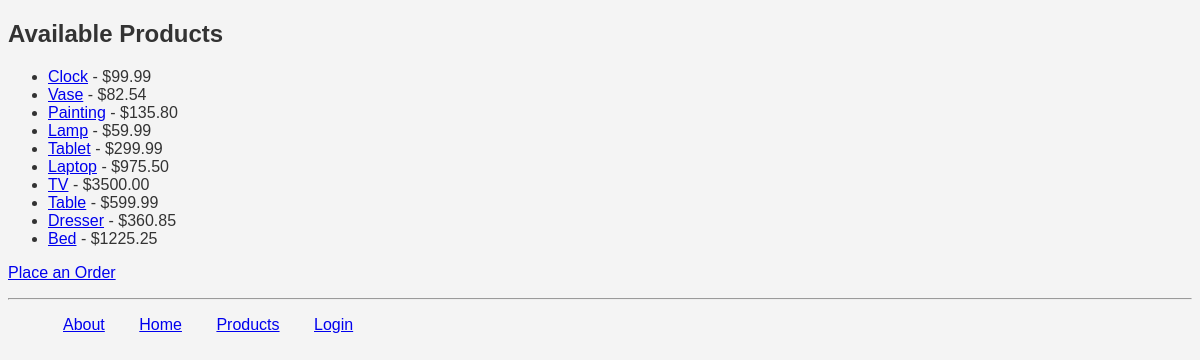
The page /myapp/products/ on the database its author committed.
### myapp/models.py (models this page shows, shortened)
class Product(models.Model):
    category = models.ForeignKey(Category, related_name='products', on_delete=models.CASCADE)
    name = models.CharField(max_length=200)
    price = models.DecimalField(max_digits=10, decimal_places=2)
    stock = models.PositiveIntegerField(default=100)
    available = models.BooleanField(default=True)
    description = models.TextField(null=True, blank=True)
    interested = models.PositiveIntegerField(default=0)

### myapp/views.py (the view)
# urls.py: path('products/', views.products, name='products'),  # URL for products page
def products(request):
    prodlist = Product.objects.all().order_by('id')[:10]  # Get first 10 products
    return render(request, 'myapp/products.html', {'prodlist': prodlist})

### myapp/templates/myapp/products.html (shortened to what this page needs)
{% extends 'myapp/base.html' %}
{% block body_block %}
    <h2>Available Products</h2>
    {% if prodlist %}
        <ul>
            {% for product in prodlist %}
                <li>
                    <a href="{% url 'myapp:productdetail' product.id %}">{{ product.name }}</a>
                    - ${{ product.price }}
                </li>
            {% endfor %}
        </ul>
        <p><a href="{% url 'myapp:place_order' %}">Place an Order</a></p>
    {% else %}
        <p>No products available.</p>
    {% endif %}
{% endblock %}

### myapp/static/myapp/style.css (style rules this page uses)
body { background-color: #f4f4f4; color: #333; font-size: 16px; font-family: Arial, sans-serif; }

### rows shown on the page
Product: name "Clock", price "99.99"
Product: name "Vase", price "82.54"
Product: name "Painting", price "135.80"
Product: name "Lamp", price "59.99"
Product: name "Tablet", price "299.99"
Product: name "Laptop", price "975.50"
Product: name "TV", price "3500.00"
Product: name "Table", price "599.99"
Product: name "Dresser", price "360.85"
Product: name "Bed", price "1225.25"
